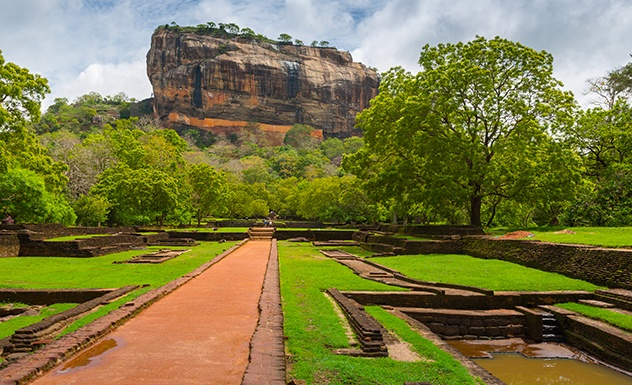
#> input picture images/sigiriya.jpg, 632 x 385 px, found by its file name
$ jupyter execute 03_spatial_filtering.ipynb
#> lines starting #> are read from the running program, lines starting #| are printed output that depends on the picture
[cell 1]
import numpy as np
import matplotlib.pyplot as plt
import cv2 as cv

[cell 2]
sigiriya_path = r"images\sigiriya.jpg"

image = cv.imread(sigiriya_path, cv.IMREAD_GRAYSCALE)
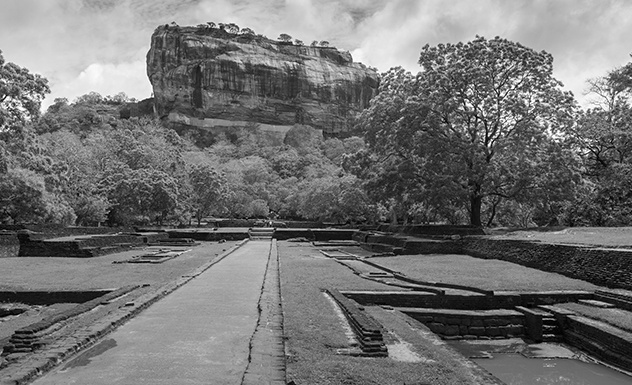
#> image: shape (385, 632); min 0, max 255, mean 114.9

plt.plot(figsize=(4,4))
plt.imshow(image, cmap='gray')

Average filter and high frequency component

[cell 3]
avg_kernel = np.ones(shape=(10,10), dtype=np.float32) / 9
averaged_img = cv.filter2D(image, cv.CV_32F, avg_kernel)
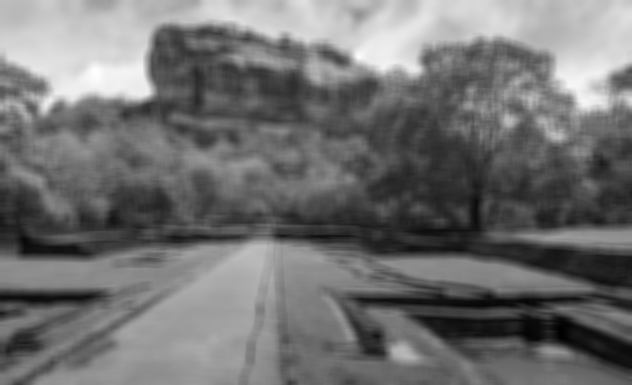
#> averaged_img: shape (385, 632) float32; min 114.7, max 2726.4, mean 1277.2; drawn with min black and max white

high_freq_img = image - averaged_img
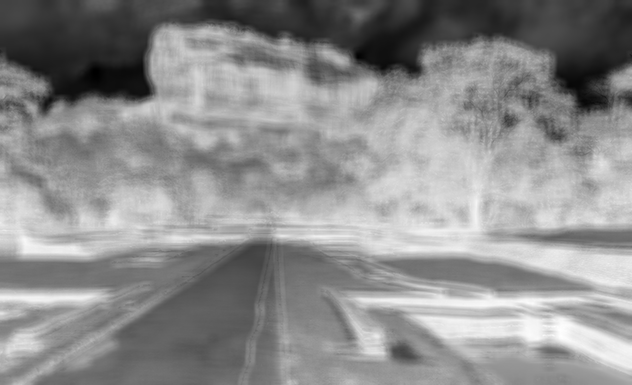
#> high_freq_img: shape (385, 632) float32; min -2479.4, max -104.8, mean -1162.4; drawn with min black and max white

fig, ax = plt.subplots(1, 3, figsize=(12,6))

ax[0].imshow(image, cmap='gray')
ax[0].set_title('Original Image')

ax[1].imshow(averaged_img, cmap='gray')
ax[1].set_title('Averaged Image')

ax[2].imshow(high_freq_img, cmap='gray')
ax[2].set_title('High Frequency Image')

plt.show()
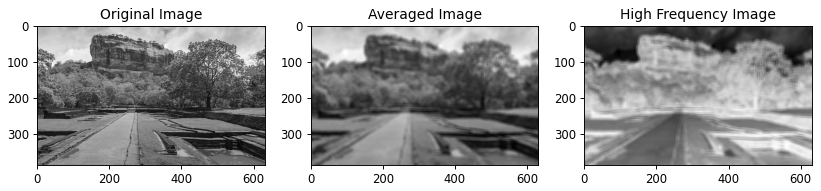
#> figure drawn by matplotlib, 3 panels
plt.show()

reconstruction

[cell 4]
reconstructed_im = cv.add(averaged_img, high_freq_img)

fig, ax = plt.subplots(1, 2, figsize=(8,4))

ax[0].imshow(image, cmap='gray')
ax[0].set_title('Original Image')

ax[1].imshow(reconstructed_im, cmap='gray')
ax[1].set_title('Reconstructed Image')

plt.show()

### Sobel Filtering

[cell 5]
sobel_y = np.array([[-1,0,1],[-2,0,2],[-1,0,1]])
sobel_x = np.array([[-1,-2,-1],[0,0,0],[1,2,1]])

sobel_y_img = cv.filter2D(image, cv.CV_32F, sobel_y)
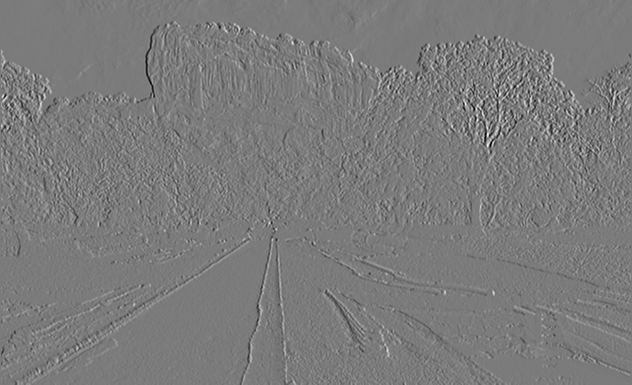
#> sobel_y_img: shape (385, 632) float32; min -869, max 925, mean 0; drawn with min black and max white
sobel_x_img = cv.filter2D(image, cv.CV_32F, sobel_x)
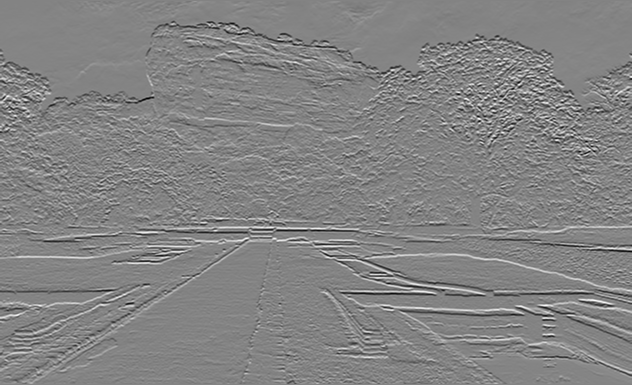
#> sobel_x_img: shape (385, 632) float32; min -863, max 805, mean -1.5; drawn with min black and max white

fig, ax = plt.subplots(1, 3, figsize=(18,6))

ax[0].imshow(image, cmap='gray')
ax[0].set_title('Original Image')

ax[1].imshow(sobel_x_img, cmap='gray')
ax[1].set_title('Sobel X Image')

ax[2].imshow(sobel_y_img, cmap='gray')
ax[2].set_title('Sobel Y Image')

plt.show()

[cell 6]
sigma = 2
hw = 3*sigma
x = np.linspace(-hw, hw, 2*hw+1)
y = np.linspace(-hw, hw, 2*hw+1)

X, Y = np.meshgrid(x, y)

G = 1/(2*np.pi) * np.exp(-(X**2 + Y**2)/(2*sigma**2))

# Plot in 3-D
fig = plt.figure()
ax = fig.add_subplot(111, projection='3d')
ax.plot_surface(X, Y, G, cmap='coolwarm')
plt.show()
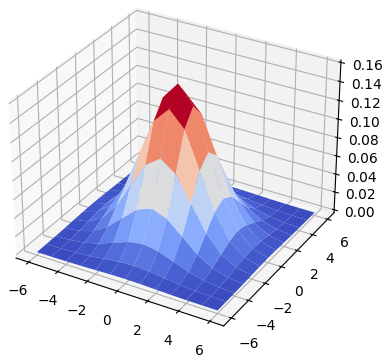
#> figure drawn by matplotlib, 1 panel

[cell 7]
blurred_sigiriya = cv.filter2D(image, cv.CV_32F, G)

fig, ax = plt.subplots(1, 2, figsize=(8,4))

ax[0].imshow(image, cmap='gray')
ax[0].set_title('Original Image')

ax[1].imshow(blurred_sigiriya, cmap='gray')
ax[1].set_title('Blurred Image')

plt.show()

$ run again, with images/emma.jpg copied over images/sigiriya.jpg
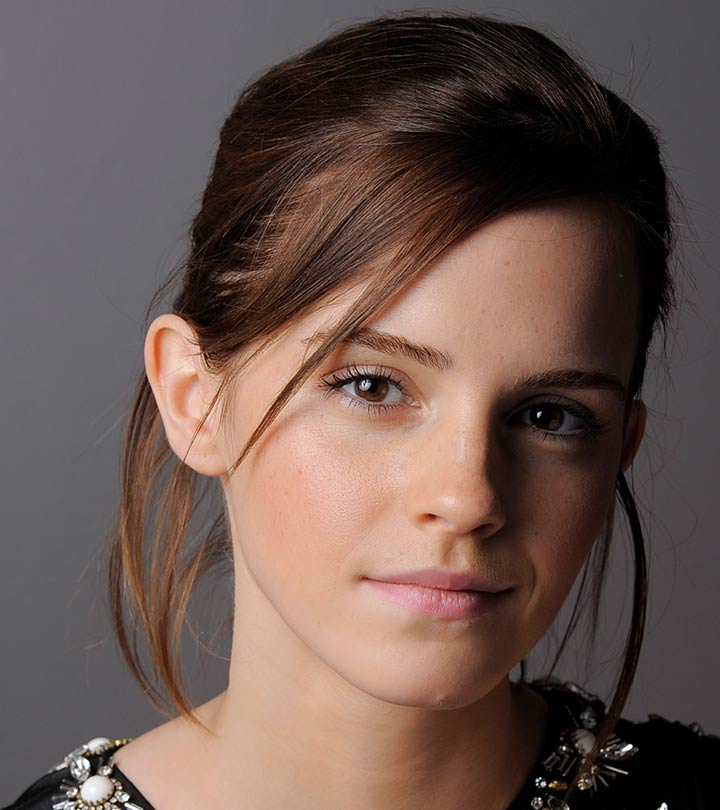
#> input picture images/emma.jpg, 720 x 810 px, found by its file name
#> `high_freq_img = image - averaged_img`:
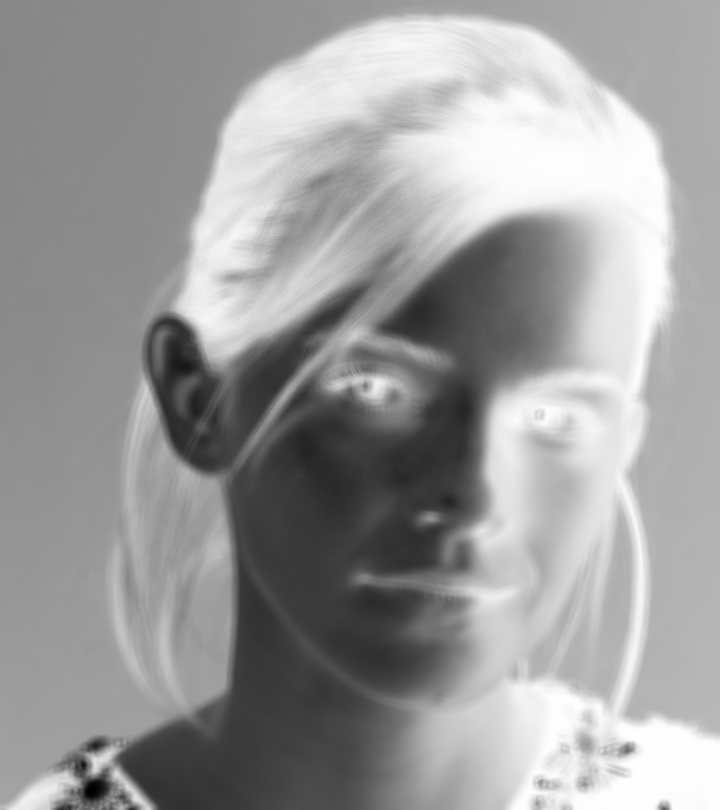
#> high_freq_img: shape (810, 720) float32; min -2421.3, max 7.78, mean -933.9; drawn with min black and max white
#> `sobel_y_img = cv.filter2D(image, cv.CV_32F, sobel_y)`:
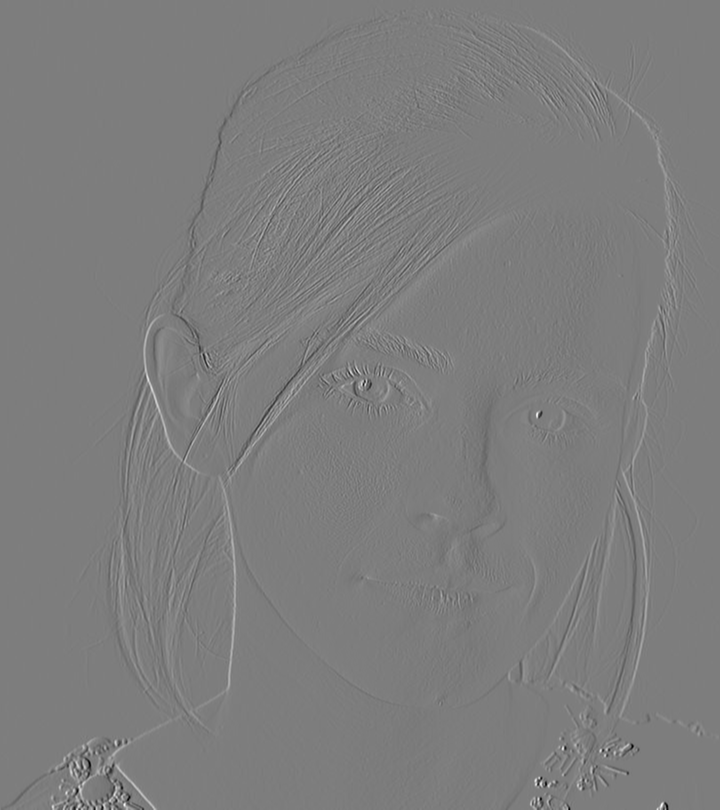
#> sobel_y_img: shape (810, 720) float32; min -888, max 914, mean -0.4; drawn with min black and max white
